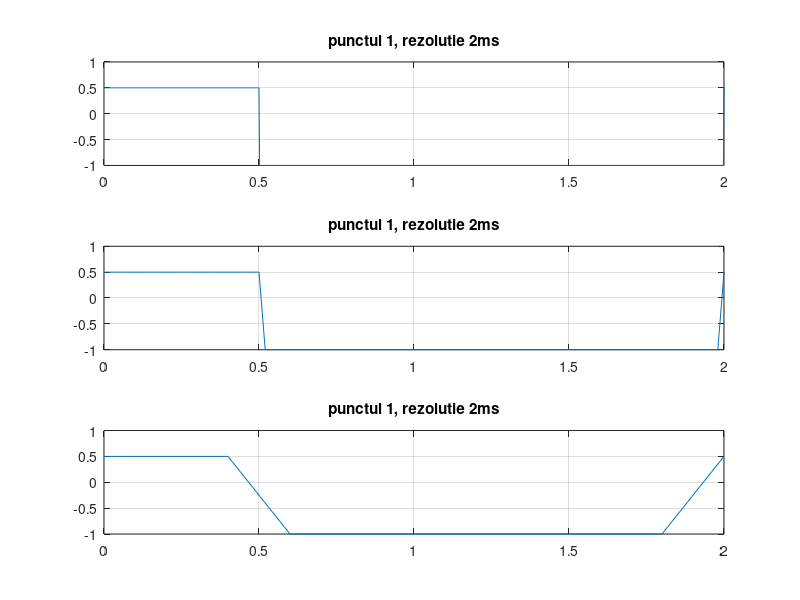

Write MATLAB code to recreate this figure.
T=2;
pas1=0.002;
pas2=0.02;
pas3=0.2;

%pct  a) = 2 ms

t1=0:pas1:T;
for i=1:length(t1)
    if mod(t1(i),T)>T/4
        x1(i)=-1;
    else
        x1(i)=0.5;
    end
end
subplot(3,1,1), plot(t1,x1),title('punctul 1, rezolutie 2ms'), grid;

%pct  b) = 20 ms

t2=0:pas2:T;
for i=1:length(t2)
    if mod(t2(i),T)>T/4
        x2(i)=-1;
    else
        x2(i)=0.5;
    end
end
subplot(3,1,2), plot(t2,x2),title('punctul 1, rezolutie 2ms'), grid;

%pct  c) = 200 ms

t3=0:pas3:T;
for i=1:length(t3)
    if mod(t3(i),T)>T/4
        x3(i)=-1;
    else
        x3(i)=0.5;
    end
end
subplot(3,1,3), plot(t3,x3),title('punctul 1, rezolutie 2ms'), grid;

figure (1)